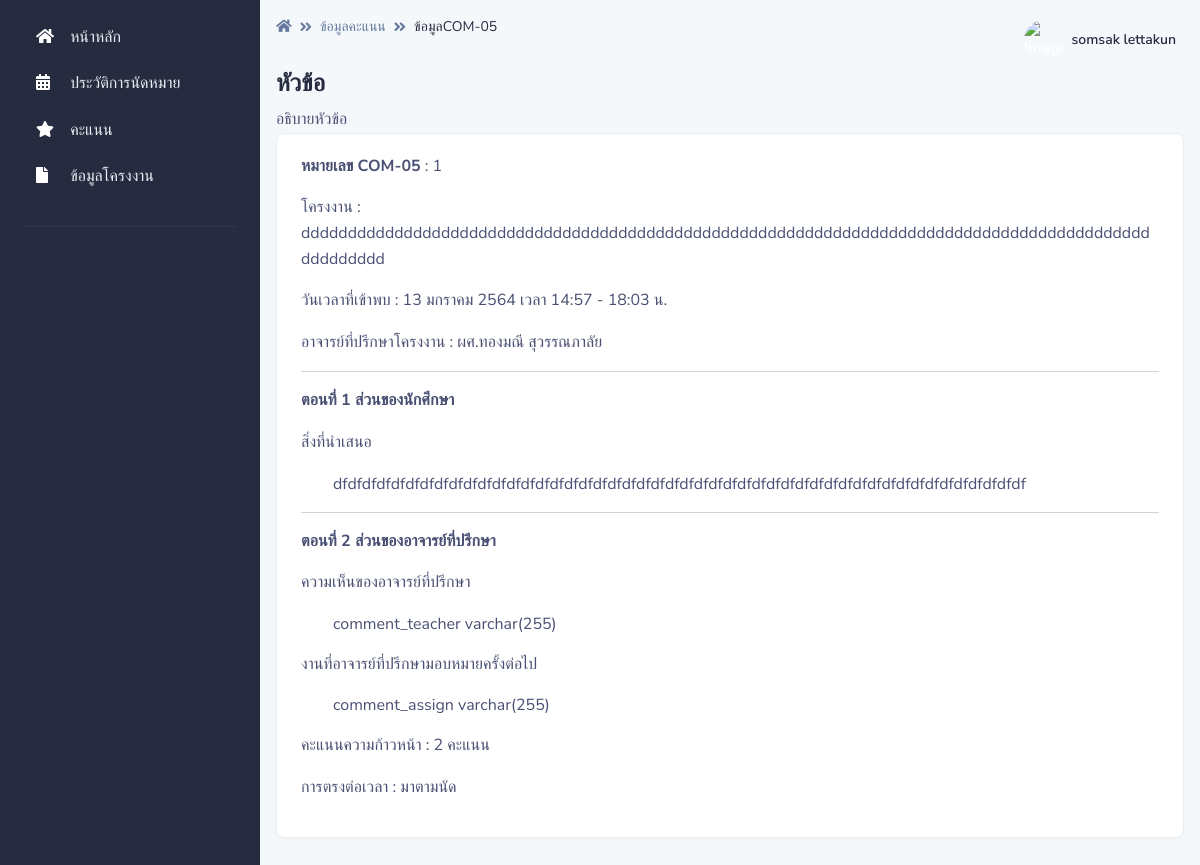
/pages/score/com05.php?act=show&ID=1 (signed in), run on the app's committed database.
### tables this page shows
CREATE TABLE `com05` (
  `com05_id` int(255) NOT NULL,
  `appoint_id` int(255) NOT NULL,
  `project_id` int(15) NOT NULL,
  `comment_teacher` varchar(255) NOT NULL,
  `comment_assign` varchar(255) NOT NULL,
  `score` int(11) NOT NULL,
  `meet_check` int(2) NOT NULL,
  `teacher_id` int(15) NOT NULL
);

CREATE TABLE `project` (
  `project_id` int(15) NOT NULL,
  `project_name` varchar(255) NOT NULL,
  `project_type` int(2) NOT NULL,
  `project_adviser1` int(15) NOT NULL,
  `project_adviser2` int(15) NOT NULL,
  `project_status` int(2) NOT NULL DEFAULT 1,
  `project_record` int(10) NOT NULL
);

CREATE TABLE `appoint` (
  `appoint_id` int(255) NOT NULL,
  `project_id` int(15) NOT NULL,
  `appoint_date_start` datetime NOT NULL,
  `appoint_date_end` datetime NOT NULL,
  `apooint_minute` int(3) NOT NULL,
  `appoint_comment` varchar(255) NOT NULL,
  `teacher_id` int(15) NOT NULL,
  `appoint_status` int(2) NOT NULL,
  `recorder` int(15) NOT NULL,
  `appoint_recorder` datetime NOT NULL DEFAULT current_timestamp()
);

CREATE TABLE `teacher` (
  `teacher_id` int(10) NOT NULL,
  `teacher_name` varchar(255) NOT NULL,
  `teacher_email` varchar(255) NOT NULL,
  `teacher_password` varchar(255) NOT NULL,
  `teacher_photo` varchar(255) NOT NULL DEFAULT 'https://i.ibb.co/HFB65Yz/asa.png',
  `teacher_type` int(1) NOT NULL DEFAULT 1
);

CREATE TABLE `meet_check` (
  `meet_check_id` int(2) NOT NULL,
  `meet_check_name` varchar(255) NOT NULL
);

### pages/dateth.php (called while the page is built, shortened)
<?php
    function DateThai($strDate)
	{
		$strYear = date("Y",strtotime($strDate))+543;
		$strMonth= date("n",strtotime($strDate));
		$strDay= date("j",strtotime($strDate));
		$strMonthCut = Array("","มกราคม","กุมภาพันธ์","มีนาคม","เมษายน","พฤษภาคม","มิถุนายน","กรกฎาคม","สิงหาคม","กันยายน","ตุลาคม","พฤศจิกายน","ธันวาคม");
		$strMonthThai=$strMonthCut[$strMonth];
		return "$strDay $strMonthThai $strYear";
	}
	function HourMinute($strDatetoHourMinute)
	{
		$strHour= date("H",strtotime($strDatetoHourMinute));
		$strMinute= date("i",strtotime($strDatetoHourMinute));
		return "$strHour:$strMinute";
	}
	function HourMinute1($strDatetoHourMinute1)
	{
		$strHour= date("H",strtotime($strDatetoHourMinute1));
		$strMinute= date("i",strtotime($strDatetoHourMinute1));
		return "$strHour:$strMinute";
    }
?>

### pages/score/com05.php (the view, shortened to what this page needs)
<?php
if (!$_SESSION["UserID"]){
	  Header("Location: ../../login.php");
}else{?>
<?php include '../../conn.php';?>
<!DOCTYPE html>
<html lang="en">
<?php include '../dateth.php';?>
<head>
    <link type="text/css" href="../../vendor/@fortawesome/fontawesome-free/css/all.min.css" rel="stylesheet">
    <link type="text/css" href="../../vendor/notyf/notyf.min.css" rel="stylesheet">
    <link type="text/css" href="../../css/volt.css" rel="stylesheet">
</head>
<body>
    <?php include '../menu_stu.php';?>
    <main class="content">
        <nav class="navbar navbar-top navbar-expand navbar-dashboard navbar-dark pl-0 pr-2 pb-0">
            <div class="container-fluid px-0">
                <div class="d-flex justify-content-between w-100" id="navbarSupportedContent">
                    <div class="d-flex">
                        <nav aria-label="breadcrumb">
                            <ol class="breadcrumb breadcrumb-dark breadcrumb-transparent">
                                <li class="breadcrumb-item"><a href="../student_index"><span class="fas fa-home"></span></a></li>
                                <li class="breadcrumb-item"><a href="../score">ข้อมูลคะแนน</a></li>
                                <li class="breadcrumb-item active" aria-current="page">ข้อมูลCOM-05</li>
                            </ol>
                        </nav>
                    </div>
                    <?php include '../navbar.php';?>
                </div>
            </div>
        </nav>
        <div class="py-0">
            <div class="d-flex justify-content-between w-100 flex-wrap">
                <div class="mb-3 mb-lg-0">
                    <h1 class="h4">หัวข้อ</h1>
                    <p class="mb-0">อธิบายหัวข้อ
                    </p>
                </div>
            </div>
        </div>
        <div class="card border-light shadow-sm mb-4">
            <div class="card-body">
            <?php
$appoint_idd = $_REQUEST["ID"];
$sql = "SELECT
com05.com05_id,
com05.appoint_id,
appoint.project_id,
project.project_name,
appoint.appoint_date_start,
appoint.appoint_date_end,
appoint.appoint_comment,
appoint.teacher_id,
teacher.teacher_name,
appoint_status.appoint_status_name,
appoint.recorder,
student.student_name,
com05.comment_teacher,
com05.comment_assign,
com05.score,
com05.meet_check,
meet_check.meet_check_name
FROM
com05
INNER JOIN appoint ON com05.appoint_id = appoint.appoint_id
INNER JOIN project ON com05.project_id = project.project_id
INNER JOIN teacher ON com05.teacher_id = teacher.teacher_id
INNER JOIN appoint_status ON appoint.appoint_status = appoint_status.appoint_status_id
INNER JOIN student ON  appoint.recorder = student.student_id,
meet_check
WHERE
com05.com05_id = '$appoint_idd'";
$result = mysqli_query($con, $sql) or die ("Error in query: $sql " . mysqli_error());
$row = mysqli_fetch_array($result);
extract($row);
?>
<?php
$strDate = $appoint_date_start;
$strDatetoHourMinute = $appoint_date_start;
$strDatetoHourMinute1 = $appoint_date_end;
?>
            <p><b>หมายเลข COM-05</b> : <?php echo $com05_id; ?></p>
           <p>โครงงาน : <?php echo $project_name; ?></p>
            <p>วันเวลาที่เข้าพบ : <?php  echo DateThai($strDate)?>  เวลา <?php  echo HourMinute($strDatetoHourMinute)?> - <?php  echo HourMinute1($strDatetoHourMinute1)?> น.</p>
            <p>อาจารย์ที่ปรึกษาโครงงาน : <?php echo $teacher_name; ?></p>
            <hr>
            <p><b>ตอนที่ 1 ส่วนของนักศึกษา</b></p>
            <p>สิ่งที่นำเสนอ</p>
            <ul><?php echo $appoint_comment; ?></ul>
            <hr>
            <p><b>ตอนที่ 2 ส่วนของอาจารย์ที่ปรึกษา</b></p>
            <p>ความเห็นของอาจารย์ที่ปรึกษา</p>
            <ul><?php echo $comment_teacher; ?></ul>
            <p>งานที่อาจารย์ที่ปรึกษามอบหมายครั้งต่อไป</p>
            <ul><?php echo $comment_assign; ?></ul>
            <p>คะแนนความก้าวหน้า : <?php echo $score; ?> คะแนน </p>
            <p>การตรงต่อเวลา : <?php echo $meet_check_name; ?> </p>
            </div>
        </div>
    </main>
</body>
</html>
<?php }?>

### data on the page
com05: com05_id "1", comment_teacher "comment_teacher varchar(255)", comment_assign "comment_assign varchar(255)", score "2"
project: project_name "dddddddddddddddddddddddddddddddddddddddddddddddddddddddddddddddddddddddddddddddddddddddddddddddddddd"
appoint: appoint_date_start "13 มกราคม 2564", appoint_date_start "14:57", appoint_date_end "18:03", appoint_comment "dfdfdfdfdfdfdfdfdfdfdfdfdfdfdfdfdfdfdfdfdfdfdfdfdfdfdfdfdfdfdfdfdfdfdfdfdfdfdfdfdfdfdfdfdfdfdfdf"
teacher: teacher_name "ผศ.ทองมณี สุวรรณภาลัย"
meet_check: meet_check_name "มาตามนัด"

### other printed values
$_SESSION["User"] "somsak lettakun"
